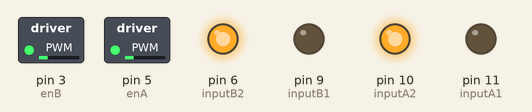
A sketch run on a simulated Arduino Uno, built with avr-gcc and run on an emulated ATmega328P. Parts: switched loads named in the sketch (green lamp = pin HIGH), output pins drawn as LEDs (lit = HIGH).

Above: at 0.1 s.
Timing chart, 0 to 1.6 s (numbered marks = the images above):
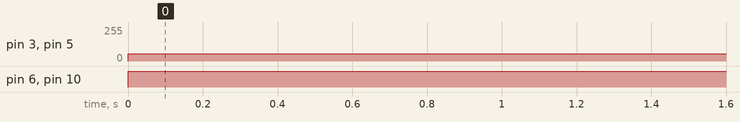

The sketch:

l298n.ino
```cpp
#include <Arduino.h>

#define inputA1 11
#define inputA2 10
#define inputB1 9
#define inputB2 6
#define enA 5
#define enB 3


void setup() {
    pinMode(enA, OUTPUT);
    pinMode(enB, OUTPUT);
    pinMode(inputA1, OUTPUT);
    pinMode(inputA2, OUTPUT);
    pinMode(inputB1, OUTPUT);
    pinMode(inputB2, OUTPUT);

}

void setMotorSpeed(int pmwOutputA,int pmwOutputB){
    //Send PMW signal to l298n enable pin
    //Value ranges from 0 to 255
    //pmw should be > 70 for movement
    //use the map(value, 0, max value, 0, 255) to make things fit the 0 to 255 range
    analogWrite(enA,pmwOutputA);
    analogWrite(enB,pmwOutputB);
}

void moveForward(){
    // Set forward direction
    //Motor A
    digitalWrite(inputA1, LOW);
    digitalWrite(inputA2, HIGH);
    //Motor B
    digitalWrite(inputB1, LOW);
    digitalWrite(inputB2, HIGH);
}

void moveBackward(){
    // Set reverse direction
    //Motor A
    digitalWrite(inputA1, HIGH);
    digitalWrite(inputA2, LOW);
    //Motor B
    digitalWrite(inputB1, HIGH);
    digitalWrite(inputB2, LOW);
}

void moveLeft(){
    //Motor B forward
    digitalWrite(inputB1, LOW);
    digitalWrite(inputB2, HIGH);
}
void moveRight(){
    //Motor A forward
    digitalWrite(inputA1, LOW);
    digitalWrite(inputA2, HIGH);
}

void loop() {
  setMotorSpeed(55,55);
  moveForward();

}
```

Measured:
- by itself, pin 3 (enB), pin 5 (enA): 0/255 → 55/255 at 0.00 s
- by itself, pin 6 (inputB2), pin 10 (inputA2): LOW → HIGH at 0.00 s
